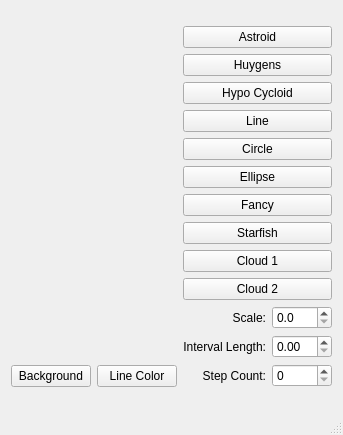
<?xml version="1.0" encoding="UTF-8"?>
<ui version="4.0">
 <class>MainWindow</class>
 <widget class="QMainWindow" name="MainWindow">
  <property name="geometry">
   <rect>
    <x>0</x>
    <y>0</y>
    <width>337</width>
    <height>435</height>
   </rect>
  </property>
  <property name="windowTitle">
   <string>MainWindow</string>
  </property>
  <widget class="QWidget" name="centralWidget">
   <layout class="QGridLayout" name="gridLayout">
    <item row="0" column="0">
     <layout class="QVBoxLayout" name="verticalLayout_2">
      <item>
       <widget class="RenderArea" name="renderArea" native="true"/>
      </item>
      <item>
       <layout class="QHBoxLayout" name="horizontalLayout_4">
        <item>
         <widget class="QPushButton" name="btnBackground">
          <property name="text">
           <string>Background</string>
          </property>
         </widget>
        </item>
        <item>
         <widget class="QPushButton" name="btnLineColor">
          <property name="text">
           <string>Line Color</string>
          </property>
         </widget>
        </item>
        <item>
         <spacer name="horizontalSpacer">
          <property name="orientation">
           <enum>Qt::Horizontal</enum>
          </property>
          <property name="sizeHint" stdset="0">
           <size>
            <width>98</width>
            <height>20</height>
           </size>
          </property>
         </spacer>
        </item>
       </layout>
      </item>
     </layout>
    </item>
    <item row="0" column="1">
     <layout class="QVBoxLayout" name="verticalLayout">
      <item>
       <widget class="QPushButton" name="btnAstroid">
        <property name="text">
         <string>Astroid</string>
        </property>
       </widget>
      </item>
      <item>
       <widget class="QPushButton" name="btnHuygens">
        <property name="text">
         <string>Huygens</string>
        </property>
       </widget>
      </item>
      <item>
       <widget class="QPushButton" name="btnHypo">
        <property name="text">
         <string>Hypo Cycloid</string>
        </property>
       </widget>
      </item>
      <item>
       <widget class="QPushButton" name="btnLine">
        <property name="text">
         <string>Line</string>
        </property>
       </widget>
      </item>
      <item>
       <widget class="QPushButton" name="btnCircle">
        <property name="text">
         <string>Circle</string>
        </property>
       </widget>
      </item>
      <item>
       <widget class="QPushButton" name="btnEllipse">
        <property name="text">
         <string>Ellipse</string>
        </property>
       </widget>
      </item>
      <item>
       <widget class="QPushButton" name="btnFancy">
        <property name="text">
         <string>Fancy</string>
        </property>
       </widget>
      </item>
      <item>
       <widget class="QPushButton" name="btnStarfish">
        <property name="text">
         <string>Starfish</string>
        </property>
       </widget>
      </item>
      <item>
       <widget class="QPushButton" name="btnCloud">
        <property name="text">
         <string>Cloud 1</string>
        </property>
       </widget>
      </item>
      <item>
       <widget class="QPushButton" name="btnCloud2">
        <property name="text">
         <string>Cloud 2</string>
        </property>
       </widget>
      </item>
      <item>
       <layout class="QHBoxLayout" name="horizontalLayout">
        <item>
         <widget class="QLabel" name="label">
          <property name="text">
           <string>Scale:</string>
          </property>
          <property name="alignment">
           <set>Qt::AlignRight|Qt::AlignTrailing|Qt::AlignVCenter</set>
          </property>
         </widget>
        </item>
        <item>
         <widget class="QDoubleSpinBox" name="spinScale">
          <property name="maximumSize">
           <size>
            <width>60</width>
            <height>16777215</height>
           </size>
          </property>
          <property name="decimals">
           <number>1</number>
          </property>
          <property name="maximum">
           <double>200.000000000000000</double>
          </property>
          <property name="singleStep">
           <double>0.100000000000000</double>
          </property>
         </widget>
        </item>
       </layout>
      </item>
      <item>
       <layout class="QHBoxLayout" name="horizontalLayout_2">
        <item>
         <widget class="QLabel" name="label_2">
          <property name="text">
           <string>Interval Length:</string>
          </property>
          <property name="alignment">
           <set>Qt::AlignRight|Qt::AlignTrailing|Qt::AlignVCenter</set>
          </property>
         </widget>
        </item>
        <item>
         <widget class="QDoubleSpinBox" name="spinInterval">
          <property name="maximumSize">
           <size>
            <width>60</width>
            <height>16777215</height>
           </size>
          </property>
          <property name="maximum">
           <double>100.000000000000000</double>
          </property>
          <property name="singleStep">
           <double>0.100000000000000</double>
          </property>
         </widget>
        </item>
       </layout>
      </item>
      <item>
       <layout class="QHBoxLayout" name="horizontalLayout_3">
        <item>
         <widget class="QLabel" name="label_3">
          <property name="text">
           <string>Step Count:</string>
          </property>
          <property name="alignment">
           <set>Qt::AlignRight|Qt::AlignTrailing|Qt::AlignVCenter</set>
          </property>
         </widget>
        </item>
        <item>
         <widget class="QSpinBox" name="spinCount">
          <property name="maximumSize">
           <size>
            <width>60</width>
            <height>16777215</height>
           </size>
          </property>
          <property name="maximum">
           <number>512</number>
          </property>
          <property name="singleStep">
           <number>1</number>
          </property>
         </widget>
        </item>
       </layout>
      </item>
     </layout>
    </item>
   </layout>
  </widget>
  <widget class="QStatusBar" name="statusBar"/>
 </widget>
 <layoutdefault spacing="6" margin="11"/>
 <customwidgets>
  <customwidget>
   <class>RenderArea</class>
   <extends>QWidget</extends>
   <header>renderarea.h</header>
   <container>1</container>
  </customwidget>
 </customwidgets>
 <resources/>
 <connections/>
</ui>
